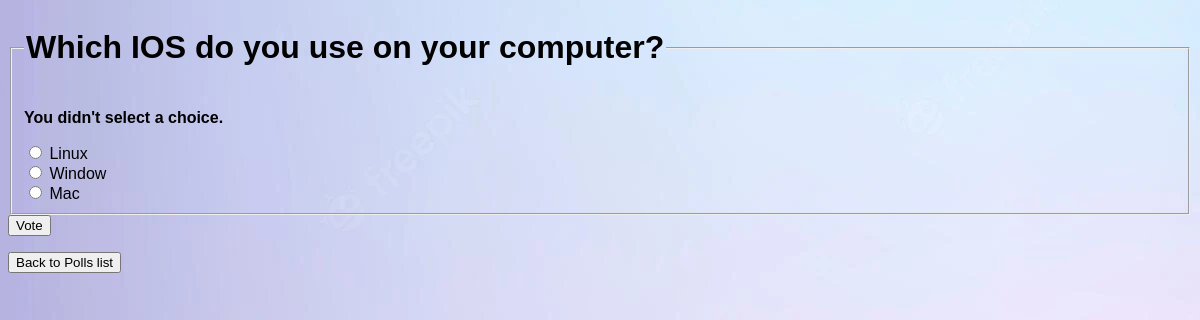
Before: /polls/question/4/vote/ (signed in) with the older database file.
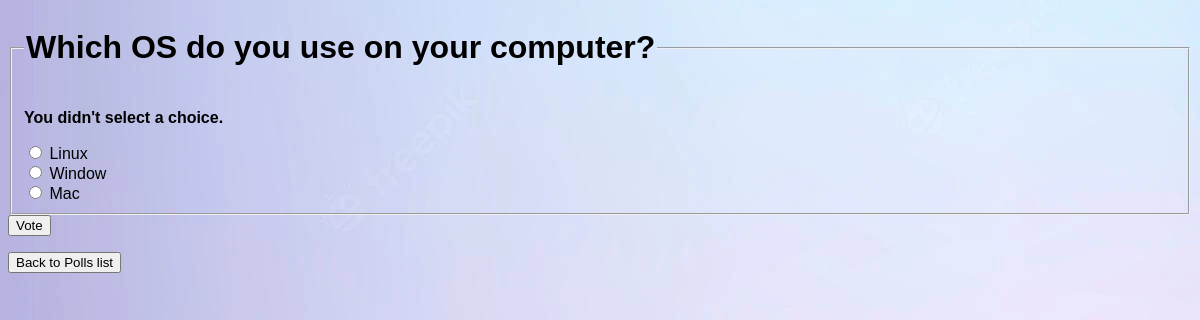
After: the same page with the newer database file.
### polls/models.py (models this page shows, shortened)
class Question(models.Model):
    question_text = models.CharField(max_length=200)
    pub_date = models.DateTimeField('date published')
    end_date = models.DateTimeField('date ending', null=True, default=None)

### polls/views.py (the view, shortened to what this page needs)
# urls.py: path('question/<int:question_id>/vote/', views.vote, name='vote'),
@login_required
def vote(request, question_id):
    question = get_object_or_404(Question, pk=question_id)
    user = request.user
    try:
        selected_choice = question.choice_set.get(pk=request.POST['choice'])
    except (KeyError, Choice.DoesNotExist):
        return render(request, 'polls/detail.html', {
            'question': question,
            'error_message': "You didn't select a choice.",
        })

### polls/templates/polls/detail.html (shortened to what this page needs)
{% load static %}
<link rel="stylesheet" href="{% static 'polls/style.css' %}">
<form action="{% url 'polls:vote' question.id %}" method="post">
<fieldset>
    <legend><h1>{{ question.question_text }}</h1></legend>
    {% if error_message %}<p><strong>{{ error_message }}</strong></p>{% endif %}
    {% for choice in question.choice_set.all %}
        {% if choice.choice_text == check %}
            <input type="radio" name="choice" id="selected" value="{{ choice.id }}" checked>
            <label for="choice{{ forloop.counter }}">{{ choice.choice_text }}</label><br>
        {% else %}
            <input type="radio" name="choice" id="choice{{ forloop.counter }}" value="{{ choice.id }}">
            <label for="choice{{ forloop.counter }}">{{ choice.choice_text }}</label><br>
        {% endif %}
    {% endfor %}
</fieldset>
<input type="submit" value="Vote">
</form>
<a href="{% url 'polls:index' %}">
<button type="button">{{"Back to Polls list"}}</button>
</a>

Changed rows visible on the page:
changed Question: question_text "Which IOS do you use on your computer?" → "Which OS do you use on your computer?"
